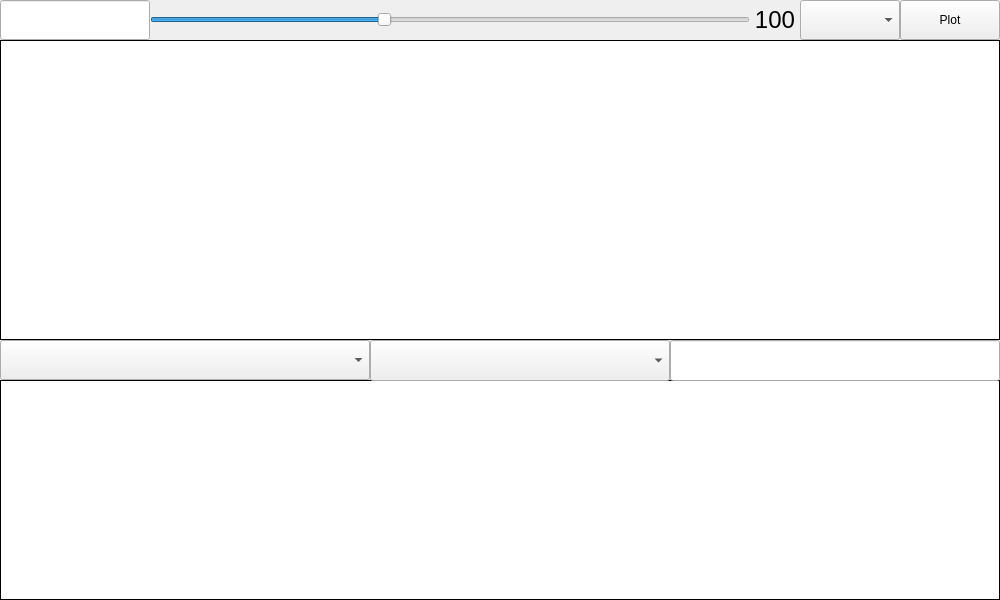
<?xml version="1.0" encoding="UTF-8"?>
<ui version="4.0">
 <class>MainWindow</class>
 <widget class="QMainWindow" name="MainWindow">
  <property name="geometry">
   <rect>
    <x>0</x>
    <y>0</y>
    <width>1000</width>
    <height>600</height>
   </rect>
  </property>
  <property name="windowTitle">
   <string>MainWindow</string>
  </property>
  <widget class="QWidget" name="centralwidget">
   <widget class="QGraphicsView" name="chart_plotter">
    <property name="geometry">
     <rect>
      <x>0</x>
      <y>40</y>
      <width>1000</width>
      <height>300</height>
     </rect>
    </property>
    <property name="frameShape">
     <enum>QFrame::Box</enum>
    </property>
    <property name="frameShadow">
     <enum>QFrame::Plain</enum>
    </property>
    <property name="lineWidth">
     <number>1</number>
    </property>
   </widget>
   <widget class="QGraphicsView" name="indicator_plotter">
    <property name="geometry">
     <rect>
      <x>0</x>
      <y>380</y>
      <width>1000</width>
      <height>220</height>
     </rect>
    </property>
    <property name="frameShape">
     <enum>QFrame::Box</enum>
    </property>
    <property name="frameShadow">
     <enum>QFrame::Plain</enum>
    </property>
    <property name="lineWidth">
     <number>1</number>
    </property>
   </widget>
   <widget class="QLineEdit" name="symbol_input">
    <property name="geometry">
     <rect>
      <x>0</x>
      <y>0</y>
      <width>150</width>
      <height>40</height>
     </rect>
    </property>
   </widget>
   <widget class="QPushButton" name="plot_button">
    <property name="geometry">
     <rect>
      <x>900</x>
      <y>0</y>
      <width>100</width>
      <height>40</height>
     </rect>
    </property>
    <property name="text">
     <string>Plot</string>
    </property>
   </widget>
   <widget class="QSlider" name="length_slider">
    <property name="geometry">
     <rect>
      <x>150</x>
      <y>0</y>
      <width>600</width>
      <height>40</height>
     </rect>
    </property>
    <property name="sizePolicy">
     <sizepolicy hsizetype="Expanding" vsizetype="Expanding">
      <horstretch>0</horstretch>
      <verstretch>0</verstretch>
     </sizepolicy>
    </property>
    <property name="font">
     <font>
      <pointsize>16</pointsize>
     </font>
    </property>
    <property name="minimum">
     <number>10</number>
    </property>
    <property name="maximum">
     <number>500</number>
    </property>
    <property name="singleStep">
     <number>10</number>
    </property>
    <property name="value">
     <number>200</number>
    </property>
    <property name="tracking">
     <bool>true</bool>
    </property>
    <property name="orientation">
     <enum>Qt::Horizontal</enum>
    </property>
    <property name="invertedAppearance">
     <bool>false</bool>
    </property>
    <property name="invertedControls">
     <bool>false</bool>
    </property>
   </widget>
   <widget class="QLabel" name="length_label">
    <property name="geometry">
     <rect>
      <x>750</x>
      <y>0</y>
      <width>50</width>
      <height>40</height>
     </rect>
    </property>
    <property name="sizePolicy">
     <sizepolicy hsizetype="Expanding" vsizetype="Expanding">
      <horstretch>0</horstretch>
      <verstretch>0</verstretch>
     </sizepolicy>
    </property>
    <property name="font">
     <font>
      <pointsize>18</pointsize>
     </font>
    </property>
    <property name="frameShape">
     <enum>QFrame::NoFrame</enum>
    </property>
    <property name="lineWidth">
     <number>5</number>
    </property>
    <property name="text">
     <string>100</string>
    </property>
    <property name="scaledContents">
     <bool>false</bool>
    </property>
    <property name="alignment">
     <set>Qt::AlignCenter</set>
    </property>
    <property name="wordWrap">
     <bool>false</bool>
    </property>
   </widget>
   <widget class="QComboBox" name="interval_comboBox">
    <property name="geometry">
     <rect>
      <x>800</x>
      <y>0</y>
      <width>100</width>
      <height>40</height>
     </rect>
    </property>
   </widget>
   <widget class="QComboBox" name="indicator_comboBox">
    <property name="geometry">
     <rect>
      <x>0</x>
      <y>340</y>
      <width>370</width>
      <height>40</height>
     </rect>
    </property>
   </widget>
   <widget class="QComboBox" name="key_comboBox">
    <property name="geometry">
     <rect>
      <x>370</x>
      <y>340</y>
      <width>300</width>
      <height>41</height>
     </rect>
    </property>
   </widget>
   <widget class="QLineEdit" name="value_input">
    <property name="geometry">
     <rect>
      <x>670</x>
      <y>340</y>
      <width>330</width>
      <height>41</height>
     </rect>
    </property>
   </widget>
  </widget>
 </widget>
 <resources/>
 <connections/>
</ui>
